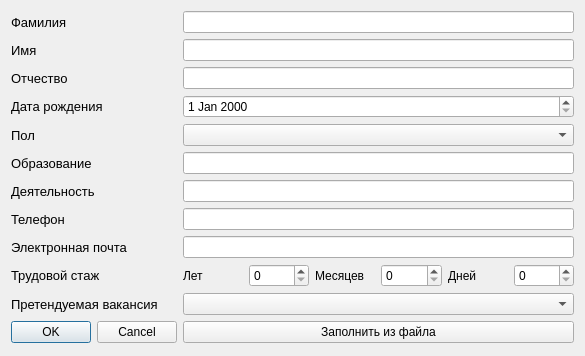
<?xml version="1.0" encoding="UTF-8"?>
<ui version="4.0">
 <class>AddApplicant</class>
 <widget class="QDialog" name="AddApplicant">
  <property name="geometry">
   <rect>
    <x>0</x>
    <y>0</y>
    <width>585</width>
    <height>356</height>
   </rect>
  </property>
  <property name="windowTitle">
   <string>Dialog</string>
  </property>
  <layout class="QFormLayout" name="formLayout">
   <item row="0" column="0">
    <widget class="QLabel" name="label">
     <property name="font">
      <font>
       <pointsize>10</pointsize>
      </font>
     </property>
     <property name="text">
      <string>Фамилия</string>
     </property>
    </widget>
   </item>
   <item row="0" column="1">
    <widget class="QLineEdit" name="lineEdit"/>
   </item>
   <item row="1" column="0">
    <widget class="QLabel" name="label_2">
     <property name="font">
      <font>
       <pointsize>10</pointsize>
      </font>
     </property>
     <property name="text">
      <string>Имя</string>
     </property>
    </widget>
   </item>
   <item row="1" column="1">
    <widget class="QLineEdit" name="lineEdit_2"/>
   </item>
   <item row="2" column="0">
    <widget class="QLabel" name="label_3">
     <property name="font">
      <font>
       <pointsize>10</pointsize>
      </font>
     </property>
     <property name="text">
      <string>Отчество</string>
     </property>
    </widget>
   </item>
   <item row="2" column="1">
    <widget class="QLineEdit" name="lineEdit_3"/>
   </item>
   <item row="3" column="0">
    <widget class="QLabel" name="label_4">
     <property name="font">
      <font>
       <pointsize>10</pointsize>
      </font>
     </property>
     <property name="text">
      <string>Дата рождения</string>
     </property>
    </widget>
   </item>
   <item row="3" column="1">
    <widget class="QDateEdit" name="dateEdit"/>
   </item>
   <item row="4" column="0">
    <widget class="QLabel" name="label_5">
     <property name="font">
      <font>
       <pointsize>10</pointsize>
      </font>
     </property>
     <property name="text">
      <string>Пол</string>
     </property>
    </widget>
   </item>
   <item row="4" column="1">
    <widget class="QComboBox" name="comboBox"/>
   </item>
   <item row="5" column="0">
    <widget class="QLabel" name="label_6">
     <property name="font">
      <font>
       <pointsize>10</pointsize>
      </font>
     </property>
     <property name="text">
      <string>Образование</string>
     </property>
    </widget>
   </item>
   <item row="5" column="1">
    <widget class="QLineEdit" name="lineEdit_4"/>
   </item>
   <item row="6" column="0">
    <widget class="QLabel" name="label_7">
     <property name="font">
      <font>
       <pointsize>10</pointsize>
      </font>
     </property>
     <property name="text">
      <string>Деятельность</string>
     </property>
    </widget>
   </item>
   <item row="6" column="1">
    <widget class="QLineEdit" name="lineEdit_5"/>
   </item>
   <item row="7" column="0">
    <widget class="QLabel" name="label_8">
     <property name="font">
      <font>
       <pointsize>10</pointsize>
      </font>
     </property>
     <property name="text">
      <string>Телефон</string>
     </property>
    </widget>
   </item>
   <item row="7" column="1">
    <widget class="QLineEdit" name="lineEdit_6"/>
   </item>
   <item row="8" column="0">
    <widget class="QLabel" name="label_9">
     <property name="font">
      <font>
       <pointsize>10</pointsize>
      </font>
     </property>
     <property name="text">
      <string>Электронная почта</string>
     </property>
    </widget>
   </item>
   <item row="8" column="1">
    <widget class="QLineEdit" name="lineEdit_7"/>
   </item>
   <item row="9" column="0">
    <widget class="QLabel" name="label_10">
     <property name="font">
      <font>
       <pointsize>10</pointsize>
      </font>
     </property>
     <property name="text">
      <string>Трудовой стаж</string>
     </property>
    </widget>
   </item>
   <item row="9" column="1">
    <layout class="QHBoxLayout" name="horizontalLayout">
     <item>
      <widget class="QLabel" name="label_12">
       <property name="text">
        <string>Лет</string>
       </property>
      </widget>
     </item>
     <item>
      <widget class="QSpinBox" name="spinBox"/>
     </item>
     <item>
      <widget class="QLabel" name="label_13">
       <property name="text">
        <string>Месяцев</string>
       </property>
      </widget>
     </item>
     <item>
      <widget class="QSpinBox" name="spinBox_2"/>
     </item>
     <item>
      <widget class="QLabel" name="label_14">
       <property name="text">
        <string>Дней</string>
       </property>
      </widget>
     </item>
     <item>
      <widget class="QSpinBox" name="spinBox_3"/>
     </item>
    </layout>
   </item>
   <item row="10" column="0">
    <widget class="QLabel" name="label_11">
     <property name="font">
      <font>
       <pointsize>10</pointsize>
      </font>
     </property>
     <property name="text">
      <string>Претендуемая вакансия</string>
     </property>
    </widget>
   </item>
   <item row="10" column="1">
    <widget class="QComboBox" name="comboBox_2"/>
   </item>
   <item row="11" column="0">
    <widget class="QDialogButtonBox" name="buttonBox">
     <property name="orientation">
      <enum>Qt::Horizontal</enum>
     </property>
     <property name="standardButtons">
      <set>QDialogButtonBox::Cancel|QDialogButtonBox::Ok</set>
     </property>
    </widget>
   </item>
   <item row="11" column="1">
    <widget class="QPushButton" name="openFile">
     <property name="text">
      <string>Заполнить из файла</string>
     </property>
    </widget>
   </item>
  </layout>
 </widget>
 <resources/>
 <connections>
  <connection>
   <sender>buttonBox</sender>
   <signal>accepted()</signal>
   <receiver>AddApplicant</receiver>
   <slot>accept()</slot>
   <hints>
    <hint type="sourcelabel">
     <x>248</x>
     <y>254</y>
    </hint>
    <hint type="destinationlabel">
     <x>157</x>
     <y>274</y>
    </hint>
   </hints>
  </connection>
  <connection>
   <sender>buttonBox</sender>
   <signal>rejected()</signal>
   <receiver>AddApplicant</receiver>
   <slot>reject()</slot>
   <hints>
    <hint type="sourcelabel">
     <x>316</x>
     <y>260</y>
    </hint>
    <hint type="destinationlabel">
     <x>286</x>
     <y>274</y>
    </hint>
   </hints>
  </connection>
 </connections>
</ui>
